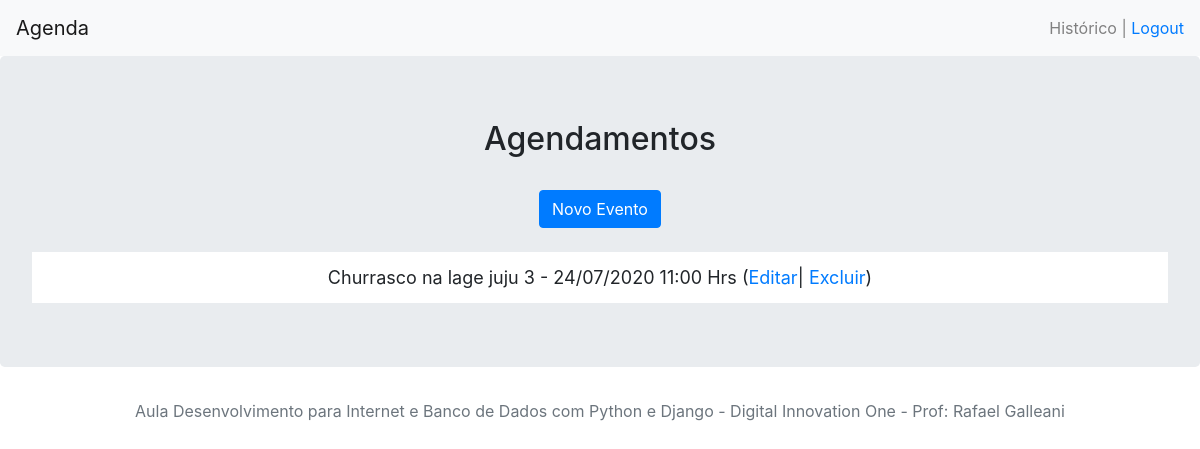
/agenda/ (signed in), run on an earlier commit of the app's database.
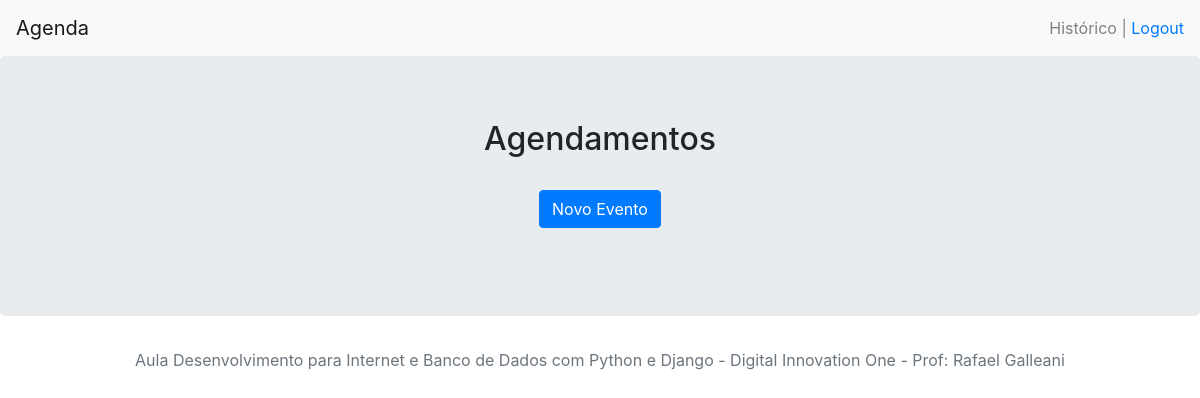
And on a later commit of the database.
### core/models.py (models this page shows, shortened)
class Evento(models.Model):
    titulo = models.CharField(max_length=100)
    descricao = models.TextField(blank=True, null=True)
    data_evento = models.DateTimeField(verbose_name='Data do Evento') #esse verbose é o nome q vai aparecer la na coluna
    local = models.TextField(blank=True, null=True)
    data_criacao = models.DateTimeField(auto_now=True)
    usuario = models.ForeignKey(User, on_delete=models.CASCADE)
    class Meta:
        db_table = 'eventos'
    def get_data_evento(self):
        return self.data_evento.strftime('%d/%m/%Y %H:%M Hrs')
    def get_evento_atrasado(self):
        if self.data_evento < datetime.now():
            return True
        else:
            return False
    def get_evento_proximo(self):
        if self.data_evento <= datetime.now() + timedelta(hours=1):
            return True
        else:
            return False

### core/views.py (the view)
# urls.py: path('agenda/', views.lista_eventos),
@login_required(login_url='/login/')
def lista_eventos(request):
    usuario = request.user #usuario autenticando
    data_atual = datetime.now() - timedelta(hours=1)
    evento = Evento.objects.filter(usuario=usuario,
                                   data_evento__gt=data_atual) #usuario autenticado
    dados = {'eventos': evento}
    return render(request, 'agenda.html', dados)

### templates/agenda.html (shortened to what this page needs)
{% extends "model-page.html" %}
{% block content %}
<div class="text-center">
    <h2>Agendamentos</h2>
    <br>
    <a href="evento/">
        <button class="btn btn-primary" type="button">Novo Evento</button>
    </a>
    <br><br>
    <ul class="list-group list-group-flush" style="font-size: 18px">
        {% for evento in eventos %}
            <li class="list-group-item" >
                <div style=
                            >
                    {{ evento.titulo }} - {{ evento.get_data_evento }}
                    (<a href="evento/?id={{evento.id}}">Editar</a>|
                     <a href="evento/delete/{{evento.id}}">Excluir</a>)
                </div>
            </li>
        {% endfor %}
    </ul>
</div>
{% endblock %}

What changed in the data, as far as the page shows it:
no longer on this page (row edited): Evento: titulo "Churrasco na lage juju 3", get_data_evento "24/07/2020 11:00 Hrs"
